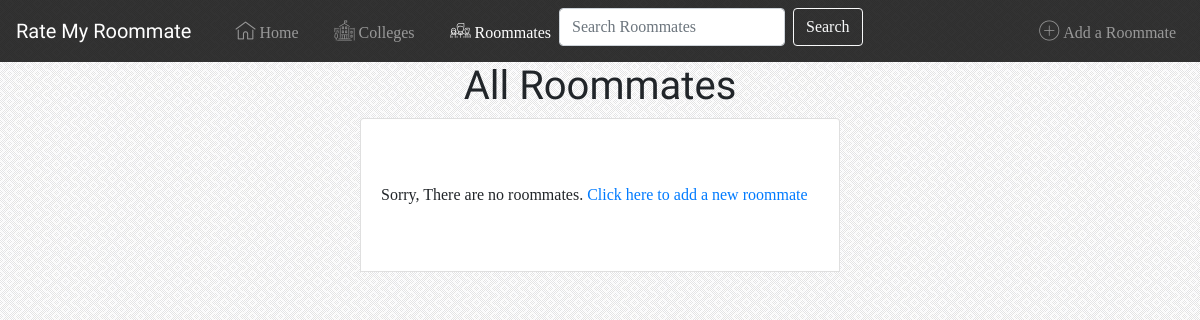
The page /all-roommates/ on the database as committed earlier.
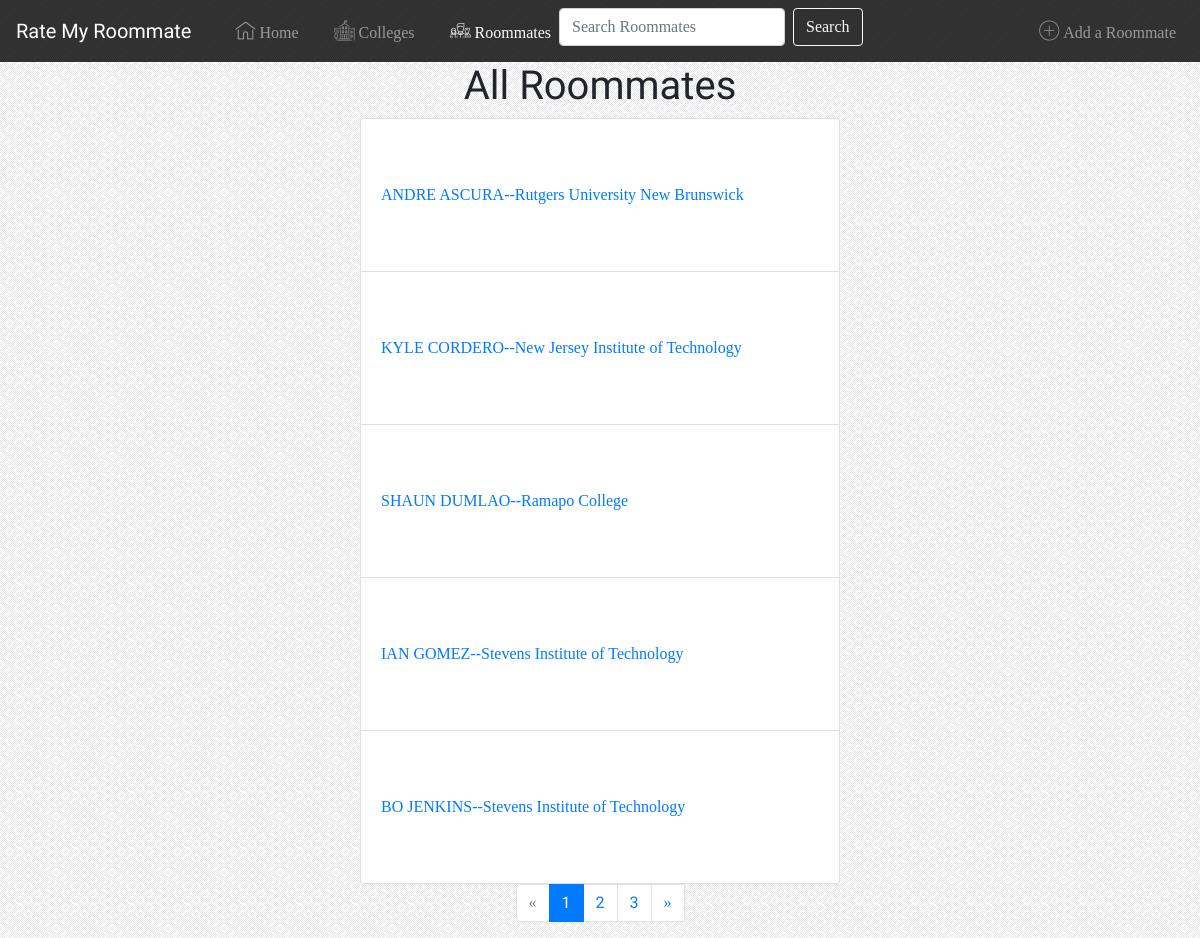
The same page on the database as committed later.
### roomaterating/models.py (models this page shows)
class Roomate(models.Model):
    college = models.ForeignKey(College, on_delete=models.CASCADE)
    first_name = models.CharField(max_length=30,validators=[RegexValidator(regex='^[A-Z]*$',
                                                                           message="First Name must be All Caps",
                                                                           code="invalid_first_name")])
    last_name = models.CharField(max_length=30, validators=[RegexValidator(regex='^[A-Z]*$',
                                                                           message="Last Name must be All Caps",
                                                                           code="invalid_last_name")])
    class Meta:
        unique_together = ('last_name', 'first_name','college')
    @property
    def full_name(self):
        return self.first_name + " " + self.last_name
    def __str__(self):
        return self.full_name

class College(models.Model):
    campus = models.CharField(max_length=50,)
    website_link = models.CharField(max_length=200)
    class Meta:
        unique_together = ('campus', 'website_link',)
    def __str__(self):
        return self.campus

### roomaterating/views.py (the view)
# urls.py: url(r'^all-roommates/$', views.RoomateView.as_view(), name="roomates"),
class RoomateView(ListView):
    template_name = "roomaterating/roommateview.html"
    context_object_name = "roommates"
    paginate_by = 5
    def get_queryset(self):
        return Roomate.objects.all().order_by('last_name')

### roomaterating/templates/roomaterating/roommateview.html
{% extends 'roomaterating/base.html' %}
{% block Roommates %} active {% endblock %}
{% block body %}
{% if campus %}
<a href="{{campus.website_link}}"><h1 class="roommatetitle">{{campus}}</h1></a>
{% else %}
<h1 class = "roommatetitle">All Roommates</h1>
{% endif %}
 <ul class="list-group">
   {% if roommates %}
{% for roommate in roommates %}
   <li class="list-group-item"><a href="{% url 'roomaterating:viewroommate'  roommate.pk %}">{{roommate}}--{{roommate.college}}</a></li>
{% endfor %}
 </ul>
{% if is_paginated %}
  <ul class="pagination">
    {% if page_obj.has_previous %}
      <li class="page-item"><a class="page-link" href="?page={{ page_obj.previous_page_number }}" tabindex="-1">&laquo;</a></li>
    {% else %}
      <li class="page-item disabled"><a class="page-link"tabindex="-1">&laquo;</a></li>
    {% endif %}
    {% for i in paginator.page_range %}
      {% if page_obj.number == i %}
        <li class="page-item active"><a class="page-link numbers" href="#">{{ i }}<span class="sr-only">(current)</span></a></li>
      {% else %}
        <li class="page-item"><a class="page-link numbers" href="?page={{ i }}">{{ i }}</a></li>
      {% endif %}
    {% endfor %}
    {% if page_obj.has_next %}
      <li ><a class="page-link"tabindex="-1" href="?page={{ page_obj.next_page_number }}">&raquo;</a></li>
    {% else %}
      <li class="page-item disabled"><a class="page-link"tabindex="-1">&raquo;</a></li>
    {% endif %}
  </ul>
    {% endif %}
  {% else %}
  <li class ="list-group-item">Sorry, There are no roommates. <a href="{% url 'roomaterating:add-roommate' %}">Click here to add a new roommate</li>
   {% endif %}
{% endblock %}

### roomaterating/templates/roomaterating/base.html (shortened to what this page needs)
<!DOCTYPE html>
<html lang="en">
<head>
    {% load staticfiles %}
    <link rel="stylesheet" href="https://maxcdn.bootstrapcdn.com/bootstrap/4.0.0-beta.2/css/bootstrap.min.css">
    <link rel = "stylesheet" type = "text/css" href= "{% static 'css/style.css' %}">
    <link rel = "stylesheet" type = "text/css" href=" {% static 'flaticon/flaticon.css' %}">
</head>
<body>
<div class="banner-wrapper">
<nav class="navbar navbar-expand-lg navbar-dark">
    <a class="navbar-brand" href="{% url 'roomaterating:index' %}">Rate My Roommate</a>
     <div class="collapse navbar-collapse" id="navbarSupportedContent">
    <ul class="navbar-nav mr-auto">
      <li class="nav-item">
        <a class="nav-link litem flaticon-home {% block home %}{% endblock %}" href="{% url 'roomaterating:index' %}">  Home</a>
      </li>
    <li class="nav-item">
        <a class="nav-link litem flaticon-university {% block Colleges %}{% endblock %}" href="{% url 'roomaterating:colleges' %}">  Colleges</a>
      </li>
     <li class="nav-item">
        <a class="nav-link litem flaticon-team {% block Roommates %}{% endblock %}" href="{% url 'roomaterating:roomates' %}">  Roommates</a>
      </li>
      <li class="nav-item">
     <form class="form-inline my-2 my-lg-0" action = "{% url 'roomaterating:roommate_search_list_view' %}" method="get" accept-charset="utf-8" >
        <input class="form-control mr-sm-2" type="search" placeholder="Search Roommates" aria-label="Search" name="q" value="{{ request.GET.q }}">
        <button class="btn btn-outline-light my-2 my-sm-0" type="submit">Search</button>
    </form>
      </li>
    </ul>
    <ul class="navbar-nav ml-auto">
        <li>
            <a class="nav-link litem flaticon-signs {% block addaroommate %}{% endblock %}" href="{% url 'roomaterating:add-roommate' %}">  Add a Roommate</a>
        </li>
    </ul>
    </div>
</nav>
</div>
{% block body %}{% endblock %}
</body>
</html>

### roomaterating/static/css/style.css (style rules this page uses)
body { font-family:Verdana; background:url(../images/background.jpg); }
nav { background-color:rgba(0,0,0,.8); }
nav .navbar-brand { color:white; font-family: 'Lobster'; }
.banner-wrapper { background:url(../images/college.jpg); background-repeat: no-repeat; background-attachment: fixed; background-size: 100% 100%; }
.litem { font-family: Verdana; }
.numbers { font-family:Lobster; }
.pagination { justify-content:center; }
.list-group { width:40%; margin-left:30%; }
.list-group li { padding-top:4em; padding-bottom:4em; }
.roommatetitle { text-align:center; font-family:Lobster; }

Rows that differ between the two databases and show on the page:
added Roomate: first_name+last_name "ANDRE ASCURA", college "Rutgers University New Brunswick"
added Roomate: first_name+last_name "KYLE CORDERO", college "New Jersey Institute of Technology"
added Roomate: first_name+last_name "SHAUN DUMLAO", college "Ramapo College"
added Roomate: first_name+last_name "IAN GOMEZ", college "Stevens Institute of Technology"
added Roomate: first_name+last_name "BO JENKINS", college "Stevens Institute of Technology"
Other text that changed with them:
text no longer shown: "Sorry, There are no roommates. Click here to add a new roommate"
new list line: "1"
new list line: "2"
new list line: "3"
